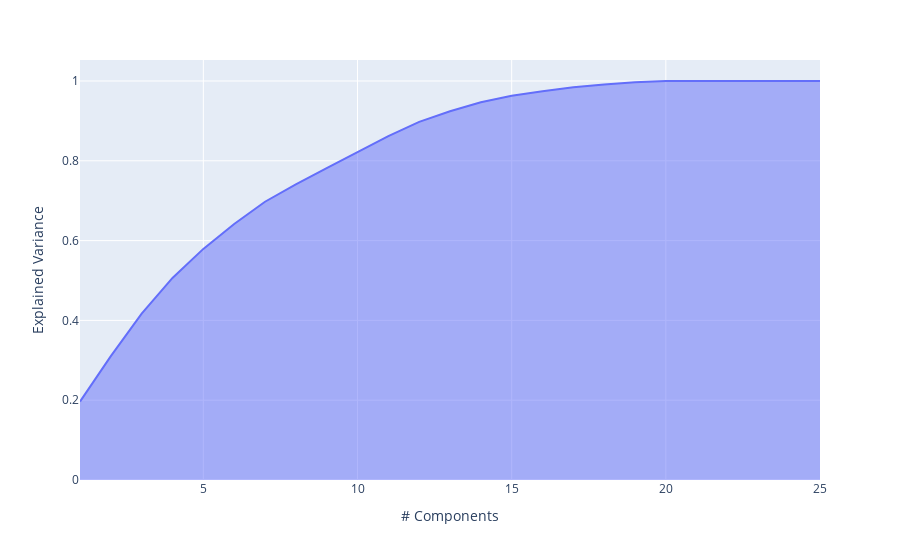

The cell this chart's notebook holds for it:
### Code cell
pca = PCA()
pca.fit(normalized_bumb_df)
exp_var_cumul = np.cumsum(pca.explained_variance_ratio_)

px.area(
    x=range(1, exp_var_cumul.shape[0] + 1),
    y=exp_var_cumul,
    labels={"x": "# Components", "y": "Explained Variance"}
)

### Figure 1 — Plotly figure (JSON) as saved in the notebook; plotly's stock layout.template omitted (floating-point values rounded to 4 significant figures)
{"data": [{"fillpattern": {"shape": ""}, "hovertemplate": "# Components=%{x}<br>Explained Variance=%{y}<extra></extra>", "legendgroup": "", "line": {"color": "#636efa"}, "marker": {"symbol": "circle"}, "mode": "lines", "name": "", "orientation": "v", "showlegend": false, "stackgroup": "1", "type": "scatter", "x": [1, 2, 3, 4, 5, 6, 7, 8, 9, 10, 11, 12, 13, 14, 15, 16, 17, 18, 19, 20, 21, 22, 23, 24, 25], "xaxis": "x", "y": [0.1965, 0.3106, 0.4171, 0.5064, 0.5792, 0.6418, 0.6974, 0.7412, 0.7818, 0.8221, 0.862, 0.8977, 0.9242, 0.9466, 0.9633, 0.9741, 0.9841, 0.9912, 0.9966, 1, 1, 1, 1, 1, 1], "yaxis": "y"}], "layout": {"legend": {"tracegroupgap": 0}, "margin": {"t": 60}, "xaxis": {"anchor": "y", "domain": [0, 1], "title": {"text": "# Components"}}, "yaxis": {"anchor": "x", "domain": [0, 1], "title": {"text": "Explained Variance"}}}}
